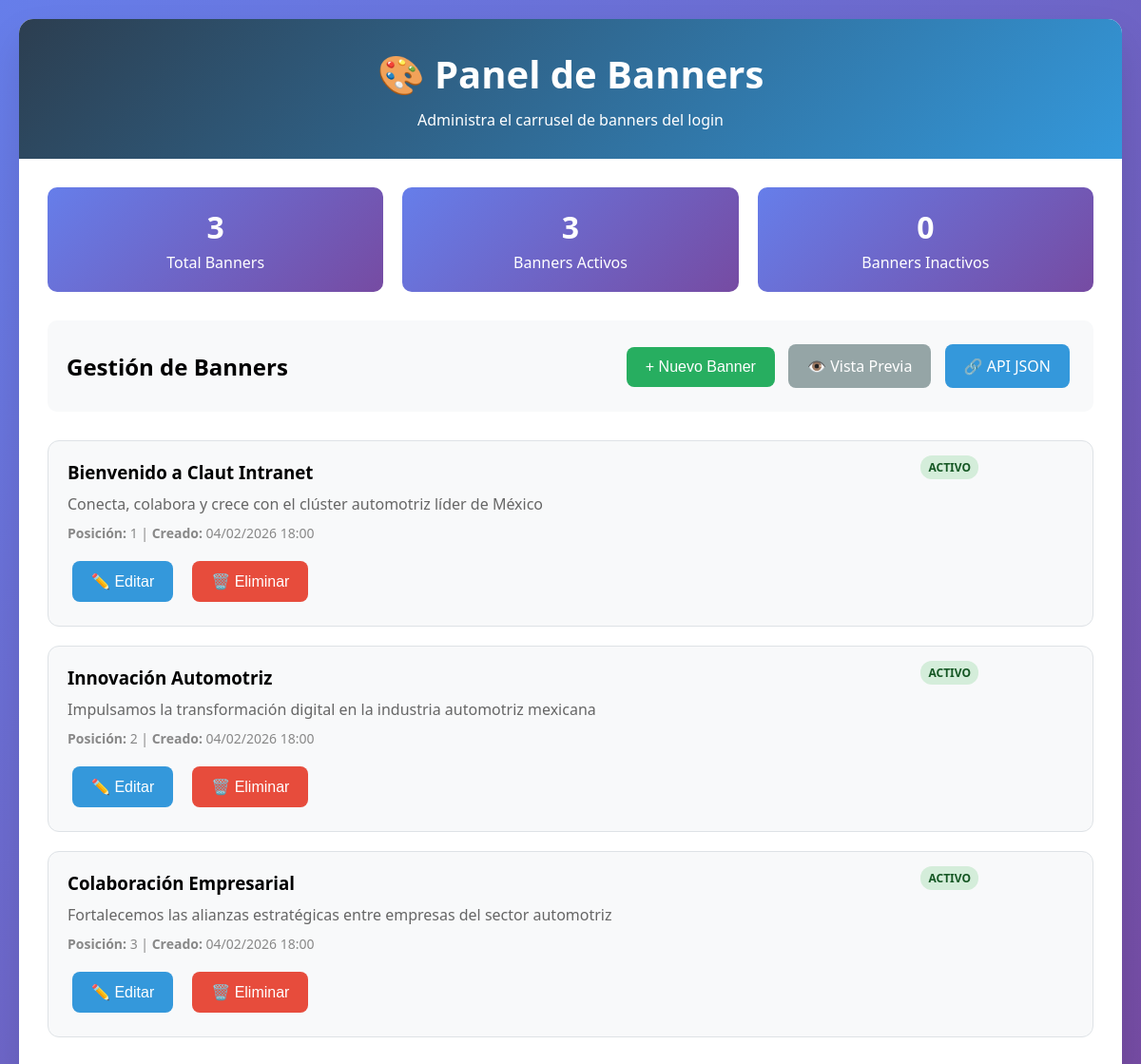
The page /build/admin/banner-admin.php on the database its author committed.
### tables this page shows
CREATE TABLE IF NOT EXISTS banner_carrusel (
    id INT PRIMARY KEY AUTO_INCREMENT,
    titulo VARCHAR(255) NOT NULL,
    descripcion TEXT,
    imagen_url VARCHAR(500) NOT NULL,
    posicion INT DEFAULT 1,
    activo BOOLEAN DEFAULT TRUE,
    fecha_inicio DATETIME DEFAULT CURRENT_TIMESTAMP,
    fecha_fin DATETIME NULL,
    creado_por INT,
    fecha_creacion TIMESTAMP DEFAULT CURRENT_TIMESTAMP,
    fecha_actualizacion TIMESTAMP DEFAULT CURRENT_TIMESTAMP ON UPDATE CURRENT_TIMESTAMP,
    FOREIGN KEY (creado_por) REFERENCES usuarios(id) ON DELETE SET NULL
);

### build/admin/banner-admin.php (the view, shortened to what this page needs)
<?php
function obtenerBanners($conn) {
    try {
        $stmt = $conn->query("
            SELECT id, titulo, descripcion, imagen_url, posicion, activo,
                   fecha_inicio, fecha_fin, fecha_creacion
            FROM banner_carrusel
            ORDER BY posicion ASC, fecha_creacion DESC
        ");
        return $stmt->fetchAll(PDO::FETCH_ASSOC);
    } catch (PDOException $e) {
        return [];
    }
}
$db = Database::getInstance();
$conn = $db->getConnection();
$banners = obtenerBanners($conn);
?>
<!DOCTYPE html>
<html lang="es">
<head>
</head>
<body>
    <div class="container">
        <div class="header">
            <h1>🎨 Panel de Banners</h1>
            <p>Administra el carrusel de banners del login</p>
        </div>
        <div class="content">
            <div class="stats">
                <div class="stat-card">
                    <div class="stat-number"><?= count($banners) ?></div>
                    <div>Total Banners</div>
                </div>
                <div class="stat-card">
                    <div class="stat-number"><?= count(array_filter($banners, fn($b) => $b['activo'])) ?></div>
                    <div>Banners Activos</div>
                </div>
                <div class="stat-card">
                    <div class="stat-number"><?= count(array_filter($banners, fn($b) => !$b['activo'])) ?></div>
                    <div>Banners Inactivos</div>
                </div>
            </div>
            <div class="toolbar">
                <h2>Gestión de Banners</h2>
                <div>
                    <button class="btn btn-success" onclick="abrirModal()">
                        + Nuevo Banner
                    </button>
                    <a href="../pages/sign-in.html" class="btn btn-secondary" target="_blank">
                        👁️ Vista Previa
                    </a>
                    <a href="../api/banners.php" class="btn btn-primary" target="_blank">
                        🔗 API JSON
                    </a>
                </div>
            </div>
            <div class="banners-list">
                <?php if (empty($banners)): ?>
                    <div class="banner-card" style="text-align: center; padding: 40px;">
                        <h3>No hay banners configurados</h3>
                        <p>Crea tu primer banner para comenzar</p>
                        <button class="btn btn-primary" onclick="abrirModal()">
                            Crear Primer Banner
                        </button>
                    </div>
                <?php else: ?>
                    <?php foreach ($banners as $banner): ?>
                        <div class="banner-card <?= !$banner['activo'] ? 'inactive' : '' ?>">
                            <div class="banner-preview" style="background-image: url('<?= htmlspecialchars($banner['imagen_url']) ?>')"></div>
                            <div class="status-badge <?= $banner['activo'] ? 'active' : 'inactive' ?>">
                                <?= $banner['activo'] ? 'ACTIVO' : 'INACTIVO' ?>
                            </div>
                            <h3><?= htmlspecialchars($banner['titulo']) ?></h3>
                            <p style="color: #666; margin: 10px 0;">
                                <?= htmlspecialchars($banner['descripcion']) ?>
                            </p>
                            <div style="font-size: 14px; color: #888; margin: 10px 0;">
                                <strong>Posición:</strong> <?= $banner['posicion'] ?> |
                                <strong>Creado:</strong> <?= date('d/m/Y H:i', strtotime($banner['fecha_creacion'])) ?>
                            </div>
                            <div class="actions">
                                <button class="btn btn-primary" onclick="editarBanner(<?= htmlspecialchars(json_encode($banner)) ?>)">
                                    ✏️ Editar
                                </button>
                                <form method="post" style="display: inline;"
                                      onsubmit="return confirm('¿Estás seguro de eliminar este banner?')">
                                    <button type="submit" class="btn btn-danger">
                                        🗑️ Eliminar
                                    </button>
                                </form>
                            </div>
                        </div>
                    <?php endforeach; ?>
                <?php endif; ?>
            </div>
        </div>
    </div>
</body>
</html>

### build/admin/banner-admin.php (style rules this page uses)
* { margin: 0; padding: 0; box-sizing: border-box; }
body { font-family: 'Segoe UI', Tahoma, Geneva, Verdana, sans-serif; background: linear-gradient(135deg, #667eea 0%, #764ba2 100%); min-height: 100vh; padding: 20px; }
.container { max-width: 1200px; margin: 0 auto; background: white; border-radius: 15px; box-shadow: 0 20px 40px rgba(0,0,0,0.1); overflow: hidden; }
.header { background: linear-gradient(135deg, #2c3e50 0%, #3498db 100%); color: white; padding: 30px; text-align: center; }
.header h1 { font-size: 2.5rem; margin-bottom: 10px; }
.content { padding: 30px; }
.btn { padding: 12px 20px; border: none; border-radius: 8px; cursor: pointer; font-size: 16px; font-weight: 500; text-decoration: none; display: inline-block; transition: all 0.3s ease; margin: 5px; }
.btn-primary { background: #3498db; color: white; }
.btn-success { background: #27ae60; color: white; }
.btn-danger { background: #e74c3c; color: white; }
.btn-secondary { background: #95a5a6; color: white; }
.banner-card { background: #f8f9fa; border: 1px solid #dee2e6; border-radius: 12px; padding: 20px; margin-bottom: 20px; position: relative; }
.banner-preview { width: 100px; height: 60px; background-size: cover; background-position: center; border-radius: 8px; float: right; margin-left: 15px; }
.status-badge { position: absolute; top: 15px; right: 120px; padding: 4px 8px; border-radius: 12px; font-size: 12px; font-weight: 600; }
.status-badge.active { background: #d4edda; color: #155724; }
.actions { display: flex; gap: 10px; margin-top: 15px; }
.toolbar { display: flex; justify-content: space-between; align-items: center; margin-bottom: 30px; padding: 20px; background: #f8f9fa; border-radius: 10px; }
.stats { display: grid; grid-template-columns: repeat(auto-fit, minmax(200px, 1fr)); gap: 20px; margin-bottom: 30px; }
.stat-card { background: linear-gradient(135deg, #667eea 0%, #764ba2 100%); color: white; padding: 20px; border-radius: 10px; text-align: center; }
.stat-number { font-size: 2rem; font-weight: bold; margin-bottom: 5px; }

### rows shown on the page
banner_carrusel: activo "ACTIVO", titulo "Bienvenido a Claut Intranet", descripcion "Conecta, colabora y crece con el clúster automotriz líder de México", posicion "1", fecha_creacion "04/02/2026 18:00"
banner_carrusel: activo "ACTIVO", titulo "Innovación Automotriz", descripcion "Impulsamos la transformación digital en la industria automotriz mexicana", posicion "2", fecha_creacion "04/02/2026 18:00"
banner_carrusel: activo "ACTIVO", titulo "Colaboración Empresarial", descripcion "Fortalecemos las alianzas estratégicas entre empresas del sector automotriz", posicion "3", fecha_creacion "04/02/2026 18:00"

### other values the page prints
count($banners) "3"
count(array_filter($banners, fn($b) => $b['activo'])) "3"
count(array_filter($banners, fn($b) => !$b['activo'])) "0"
